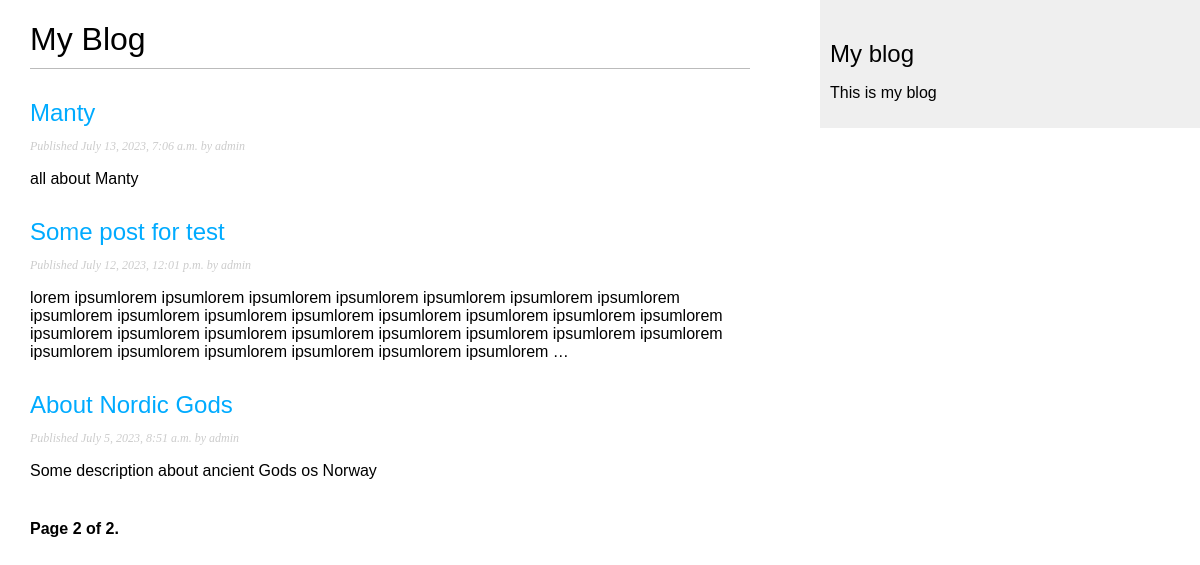
Screenshot of /blog/?page=2 with the database file from the repository.
### blog/models.py (models this page shows, shortened)
class Post(models.Model):
    class Status(models.TextChoices):
        DRAFT = 'DF', 'Draft'
        PUBLISHED = 'PB', 'Published'
    title = models.CharField(max_length=250)
    slug = models.SlugField(max_length=250,
                            unique_for_date='publish')
    author = models.ForeignKey(User,
                               on_delete=models.CASCADE,
                               related_name='blog_posts')
    body = models.TextField()
    publish = models.DateTimeField(default=timezone.now)
    created = models.DateTimeField(auto_now_add=True)
    updated = models.DateTimeField(auto_now=True)
    status = models.CharField(max_length=2,
                              choices=Status.choices,
                              default=Status.DRAFT)
    objects = models.Manager()
    published = PublishedManager()
    class Meta:
        ordering = ['-publish']
        indexes = [
            models.Index(fields=['-publish']),
        ]
    def get_absolute_url(self):
        return reverse('blog:post_detail',
                       args=[self.publish.year,
                             self.publish.month,
                             self.publish.day,
                             self.slug])

### blog/views.py (the view)
# urls.py: path('', views.post_list, name='post_list'),
def post_list(request):
    post_list = Post.published.all()
    paginator = Paginator(post_list, 3)
    page_number = request.GET.get('page', 1)
    try:
        posts = paginator.page(page_number)
    except PageNotAnInteger:
        posts = paginator.page(1)
    except EmptyPage:
        posts = paginator.page(paginator.num_pages)
    return render(request,
                  'blog/post/list.html',
                  {'posts': posts})

### blog/models.py (called while the page is built)
    def get_queryset(self) -> QuerySet:
        return super().get_queryset().filter(status=Post.Status.PUBLISHED)

### templates/blog/post/list.html (shortened to what this page needs)
{% extends 'blog/base.html' %}
{% block content %}
    <h1>My Blog</h1>
    {% for post in posts %}
        <h2>
            <a href="{{ post.get_absolute_url }}">
            {{ post.title }}
        </a>
        </h2>
        <p class="date">
            Published {{ post.publish }} by {{ post.author }}
        </p>
        {{ post.body|truncatewords:30|linebreaks }}
    {% endfor %}
    {% include 'pagination.html' with page=posts %}
{% endblock %}

### static/css/blog.css (style rules this page uses)
body { margin:0; padding:0; font-family:helvetica, sans-serif; }
a { color:#00abff; text-decoration:none; }
h1 { font-weight:normal; border-bottom:1px solid #bbb; padding:0 0 10px 0; }
h2 { font-weight:normal; margin:30px 0 0; }
p.date { color:#ccc; font-family: georgia, serif; font-size: 12px; font-style: italic; }

### rows the page displays
Post: title "Manty", publish "July 13, 2023, 7:06 a.m.", author "admin", body "all about Manty"
Post: title "Some post for test", publish "July 12, 2023, 12:01 p.m.", author "admin", body "lorem ipsumlorem ipsumlorem ipsumlorem ipsumlorem ipsumlorem ipsumlorem ipsumlorem ipsumlorem ipsumlorem ipsumlorem ipsumlorem ipsumlorem ipsumlorem ipsumlorem ipsumlorem ipsumlorem ipsumlorem ipsumlorem ipsumlorem ipsumlorem ipsumlorem ipsumlorem ipsumlorem ipsumlorem ipsumlorem ipsumlorem ipsumlorem ipsumlorem ipsumlorem …"
Post: title "About Nordic Gods", publish "July 5, 2023, 8:51 a.m.", author "admin", body "Some description about ancient Gods os Norway"

### other values shown
{{ page.number }} "2"
{{ page.paginator.num_pages }} "2"
